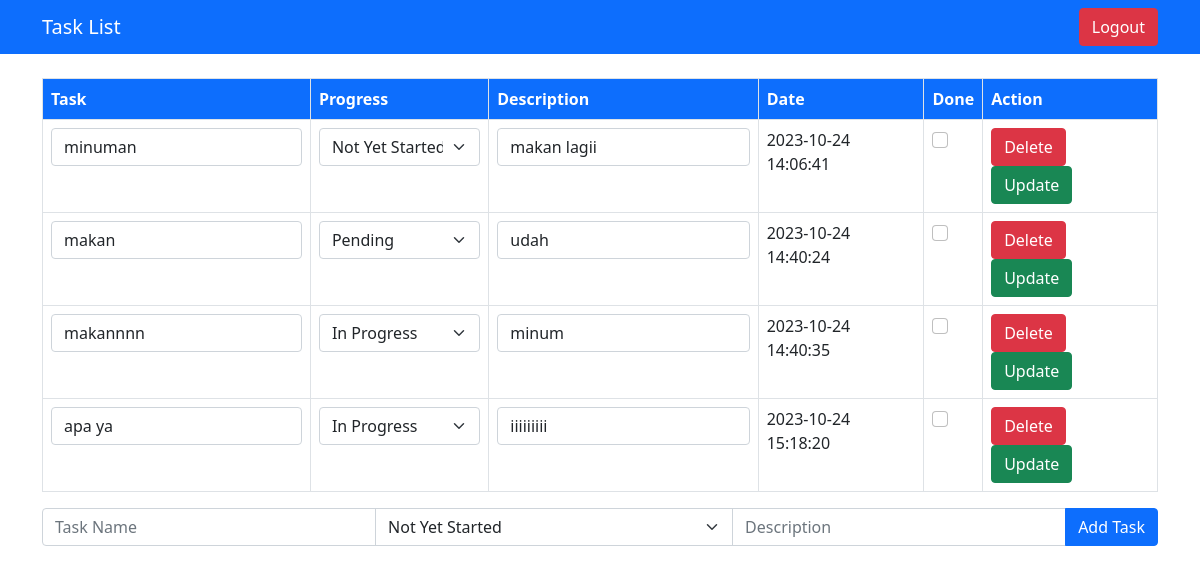
Screenshot of /index.php (signed in) with the database file from the repository.
### tables this page shows
CREATE TABLE `tasks` (
  `task_id` int(11) NOT NULL,
  `task_name` varchar(70) NOT NULL,
  `isdone` tinyint(1) NOT NULL,
  `progress` enum('Not Yet Started','In Progress','Pending','Done') NOT NULL,
  `user_id` int(11) NOT NULL,
  `date` datetime NOT NULL DEFAULT current_timestamp(),
  `description` varchar(200) NOT NULL
);

### index.php (the view, shortened to what this page needs)
<?php
include 'koneksi.php';
$loggedIn = isset($_SESSION['user_id']);
$stmt = $connection->prepare("SELECT * FROM tasks WHERE user_id = ?");
$stmt->bind_param("i", $_SESSION['user_id']);
$stmt->execute();
$result = $stmt->get_result();
?>
<!DOCTYPE html>
<html>
<head>
    <link rel="stylesheet" href="https://cdn.jsdelivr.net/npm/bootstrap@5.0.0-alpha1/dist/css/bootstrap.min.css">
    <link rel="stylesheet" href="https://cdn.jsdelivr.net/npm/aos@2.3.4/dist/aos.css">
</head>
<body>
    <nav class="navbar navbar-dark bg-primary">
        <div class="container">
            <span class="navbar-brand mb-0 h1">Task List</span>
            <?php if ($loggedIn) : ?>
                <form action="logout.php" method="post">
                    <button type="submit" class="btn btn-danger">Logout</button>
                </form>
            <?php else : ?>
                <a href="login.php" class="btn btn-primary">Login</a>
            <?php endif; ?>
        </div>
    </nav>
    <div class="container mt-4">
        <table class="table table-bordered">
            <thead class="bg-primary text-white">
                <tr>
                    <th>Task</th>
                    <th>Progress</th>
                    <th>Description</th>
                    <th>Date</th>
                    <th>Done</th>
                    <th>Action</th>
                </tr>
            </thead>
            <tbody>
                <?php while ($row = $result->fetch_assoc()): ?>
                    <tr data-aos="fade-up">
                        <form method="post" action="<?php echo $_SERVER['PHP_SELF']; ?>">
                            <td>
                                <input class="form-control" type="text" name="task_name" value="<?php echo htmlspecialchars($row['task_name']); ?>">
                            </td>
                            <td>
                                <select class="form-select" name="progress">
                                    <option value="Not Yet Started" <?php echo $row['progress'] === 'Not Yet Started' ? 'selected' : ''; ?>>Not Yet Started</option>
                                    <option value="In Progress" <?php echo $row['progress'] === 'In Progress' ? 'selected' : ''; ?>>In Progress</option>
                                    <option value="Pending" <?php echo $row['progress'] === 'Pending' ? 'selected' : ''; ?>>Pending</option>
                                </select>
                            </td>
                            <td>
                                <input class="form-control" type="text" name="description" value="<?php echo htmlspecialchars($row['description']); ?>">
                            </td>
                            <td>
                                <?php
                                $date = new DateTime($row['date']);
                                $date->setTimezone(new DateTimeZone('Asia/Jakarta'));
                                echo $date->format('Y-m-d H:i:s');
                                ?>
                            </td>
                            <td>
                                <div class="form-check">
                                    <input class="form-check-input" type="checkbox" name="is_done" <?php echo $row['isdone'] ? 'checked' : ''; ?>>
                                </div>
                            </td>
                            <td>
                                <button type="submit" name="delete_task" class="btn btn-danger">Delete</button>
                                <button type="button" class="btn btn-success update-task" data-task-id="<?php echo $row['task_id']; ?>">Update</button>
                            </td>
                        </form>
                    </tr>
                <?php endwhile; ?>
            </tbody>
        </table>
        <form method="post" action="<?php echo $_SERVER['PHP_SELF']; ?>">
            <div class="input-group mb-3">
                <input type="text" class="form-control" name="task_name" placeholder="Task Name">
                <select class="form-select" name="progress">
                    <option value="Not Yet Started">Not Yet Started</option>
                </select>
                <input class="form-control" type="text" name="description" placeholder="Description">
                <button type="submit" name="add_task" class="btn btn-primary">Add Task</button>
            </div>
        </form>
    </div>
</body>
</html>

### rows the page displays
tasks: task_name "minuman", progress "Not Yet Started", description "makan lagii", date "2023-10-24 14:06:41"
tasks: task_name "makan", progress "Pending", description "udah", date "2023-10-24 14:40:24"
tasks: task_name "makannnn", progress "In Progress", description "minum", date "2023-10-24 14:40:35"
tasks: task_name "apa ya", progress "In Progress", description "iiiiiiiii", date "2023-10-24 15:18:20"
